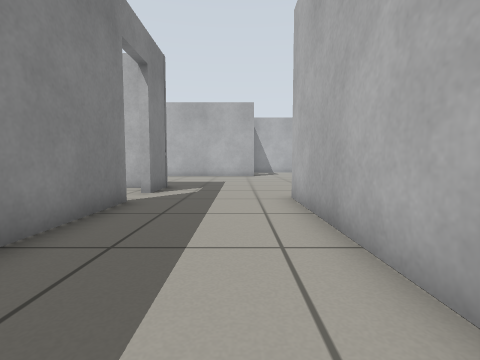
View 1 (above)

22 first-person views from a walk through a robot-simulator world made for Gazebo. The camera is 0.5 m above the floor, tilts 4° down and sees 85° across. The floor is counted in squares, 0.5 m on a side. Each view is taken from the middle of a square. On the plan, view 1 faces up. The plan holds only what a view shows up to about 11 squares ahead; the rest is blank.

View 2
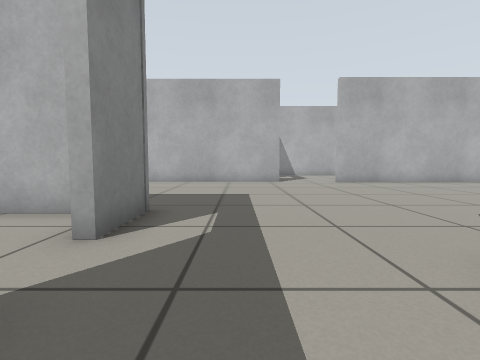

View 3
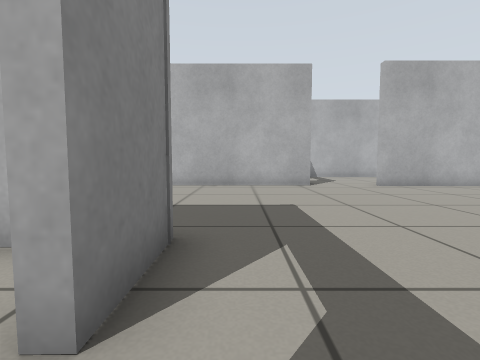

View 4
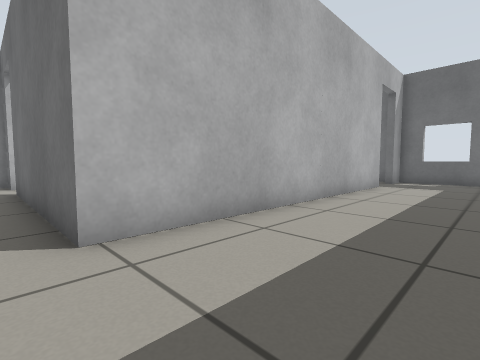

View 5
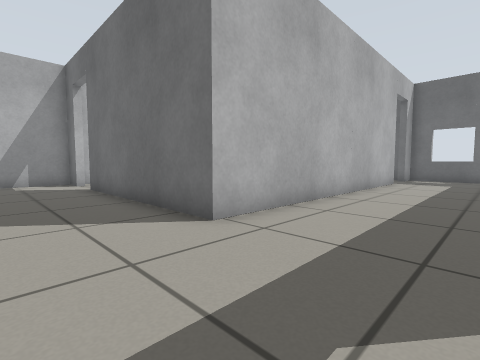

View 6
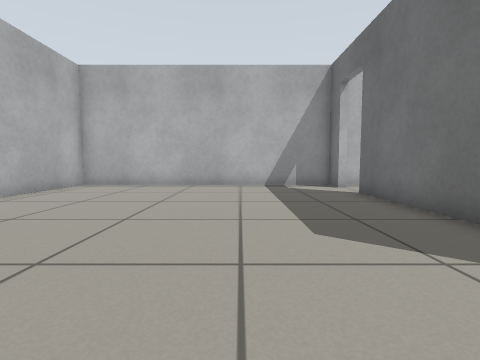

View 7
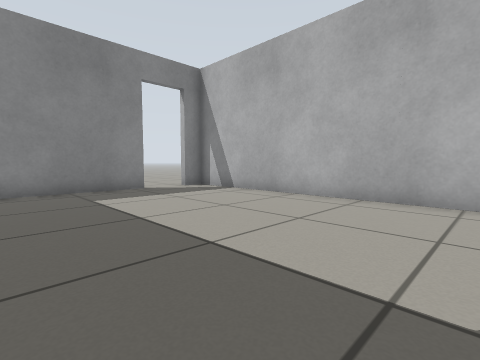

View 8
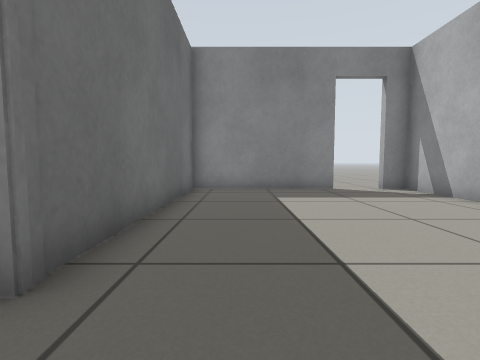

View 9
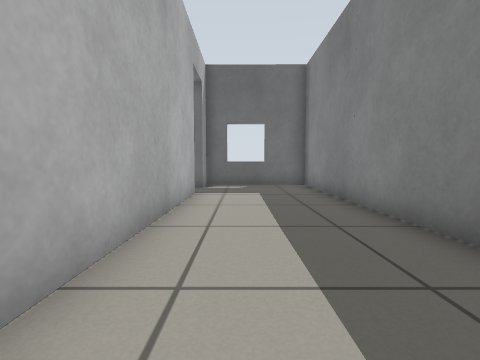

View 10
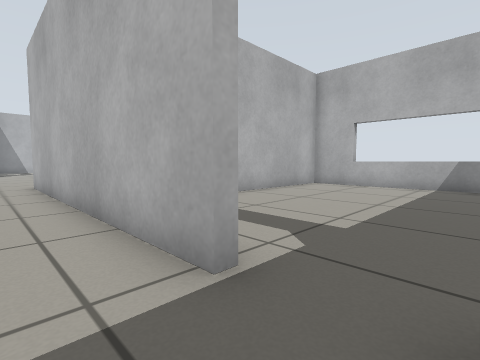

View 11
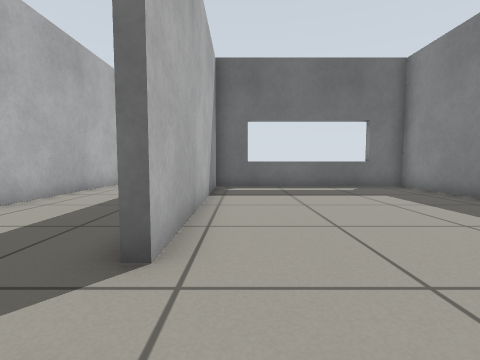

View 12
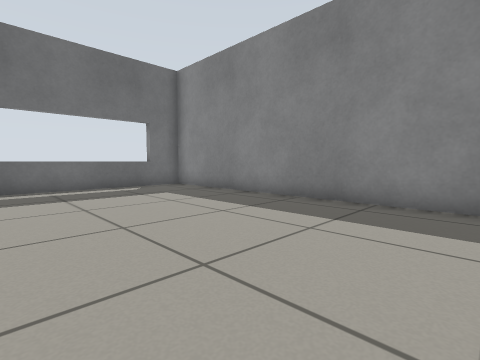

View 13
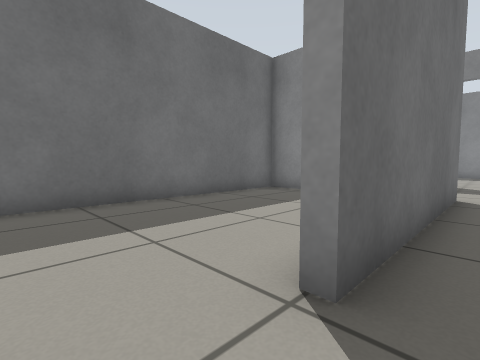

View 14
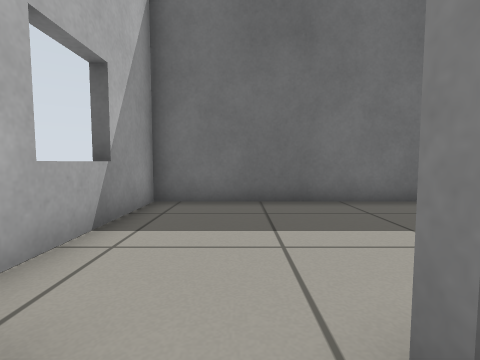

View 15
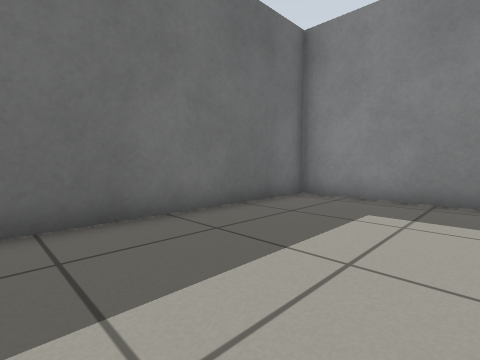

View 16
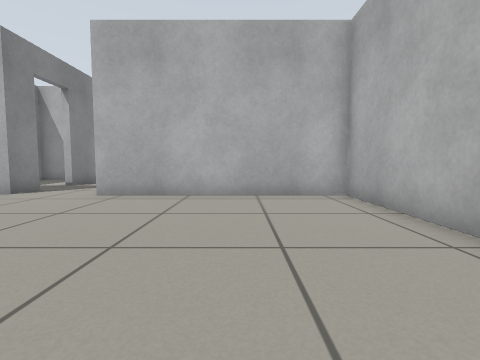

View 17
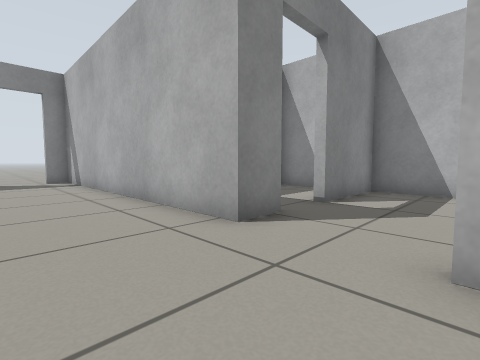

View 18
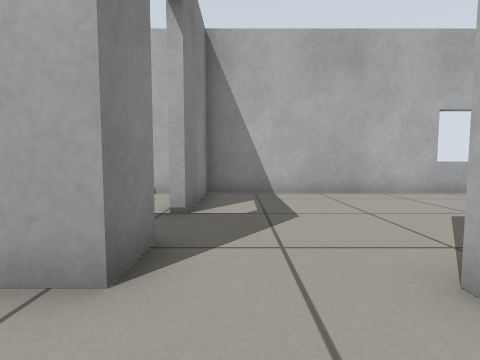

View 19
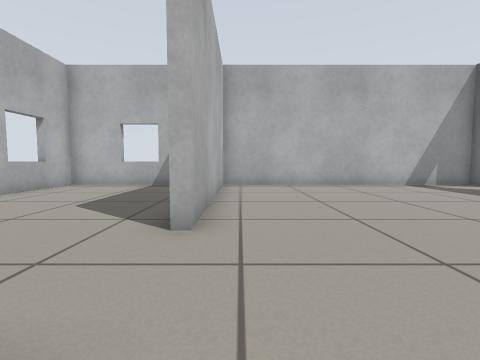

View 20
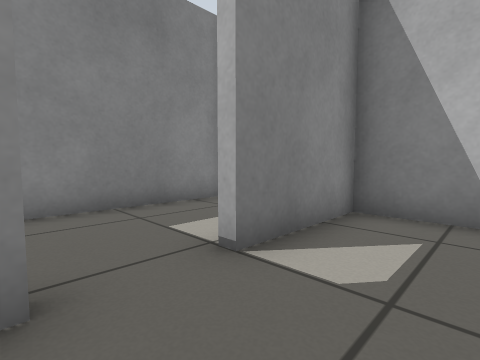

View 21
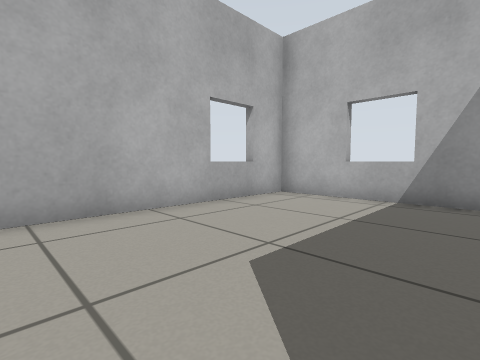

View 22
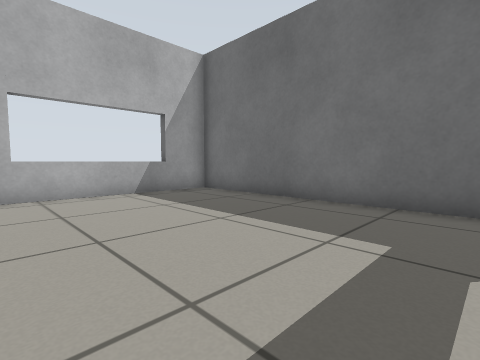

### Floor plan
Ten units are one square. View 1 is at (0, 0); x grows to the right and y downward. Boxes are objects, and circles mark ways between rooms. Rooms are numbered by the first view taken in them; rooms with no view inside come last. Other rooms are left out.
<svg viewBox="-112 -247 229 314">
<path fill="none" stroke="#000" d="M-29 -103 -28 -82M-28 -66 -27 18M10 -180 -105 -180 -105 -171M100 -72 112 -72 112 -177 38 -177M-27 14 -27 61 14 61 14 50M-105 -155 -105 -103 -29 -103 -28 -100M14 32 14 -72 84 -72M-105 -88 -105 14 -31 14 -31 -66M-37 -100 -56 -100M17 -58 17 -15 112 -15 112 -65M38 -177 38 -181M10 -193 10 -180M112 -193 112 -242 10 -242 10 -209M96 -12 61 -12M19 61 112 62 112 2M-1 -242 -28 -242M-27 -239 -27 -195"/>
<circle cx="-30" cy="-75" r="3" fill="#2a7"/>
<circle cx="95" cy="-70" r="3" fill="#2a7"/>
<circle cx="25" cy="-180" r="3" fill="#2a7"/>
<circle cx="17" cy="43" r="3" fill="#2a7"/>
<circle cx="10" cy="-205" r="3" fill="#2a7"/>
<text x="10" y="-100">1</text>
<text x="-70" y="-50">2</text>
<text x="60" y="-40">3</text>
<text x="60" y="-210">4</text>
<text x="60" y="20">5</text>
<text x="-10" y="-210">6</text>
</svg>
Room 1 opens to room 2. Room 1 opens to room 3. Room 1 opens to room 4. Room 1 opens to room 5. Room 4 opens to room 6.

Where each view was taken, in squares from view 1:
view 1: 0 up, 0 right, facing up
view 2: 5 up, 1 left, facing up
view 3: 7 up, 2 left, facing up
view 4: 8 up, 2 left, facing down-right
view 5: 10 up, 2 left, facing down-right
view 6: 11 up, 0 right, facing right
view 7: 11 up, 1 left, facing up-left
view 8: 12 up, 1 left, facing left
view 9: 5 up, 0 right, facing down
view 10: 5 down, 0 right, facing up-right
view 11: 9 up, 4 left, facing down
view 12: 9 up, 4 left, facing down-left
view 13: 8 up, 10 right, facing down-left
view 14: 8 up, 9 right, facing down
view 15: 6 up, 9 right, facing down-left
view 16: 10 up, 8 right, facing up
view 17: 15 up, 4 right, facing up-left
view 18: 16 up, 2 right, facing up
view 19: 17 up, 0 right, facing right
view 20: 19 up, 3 right, facing up-left
view 21: 19 up, 4 right, facing up-right
view 22: 0 up, 3 right, facing down-right
